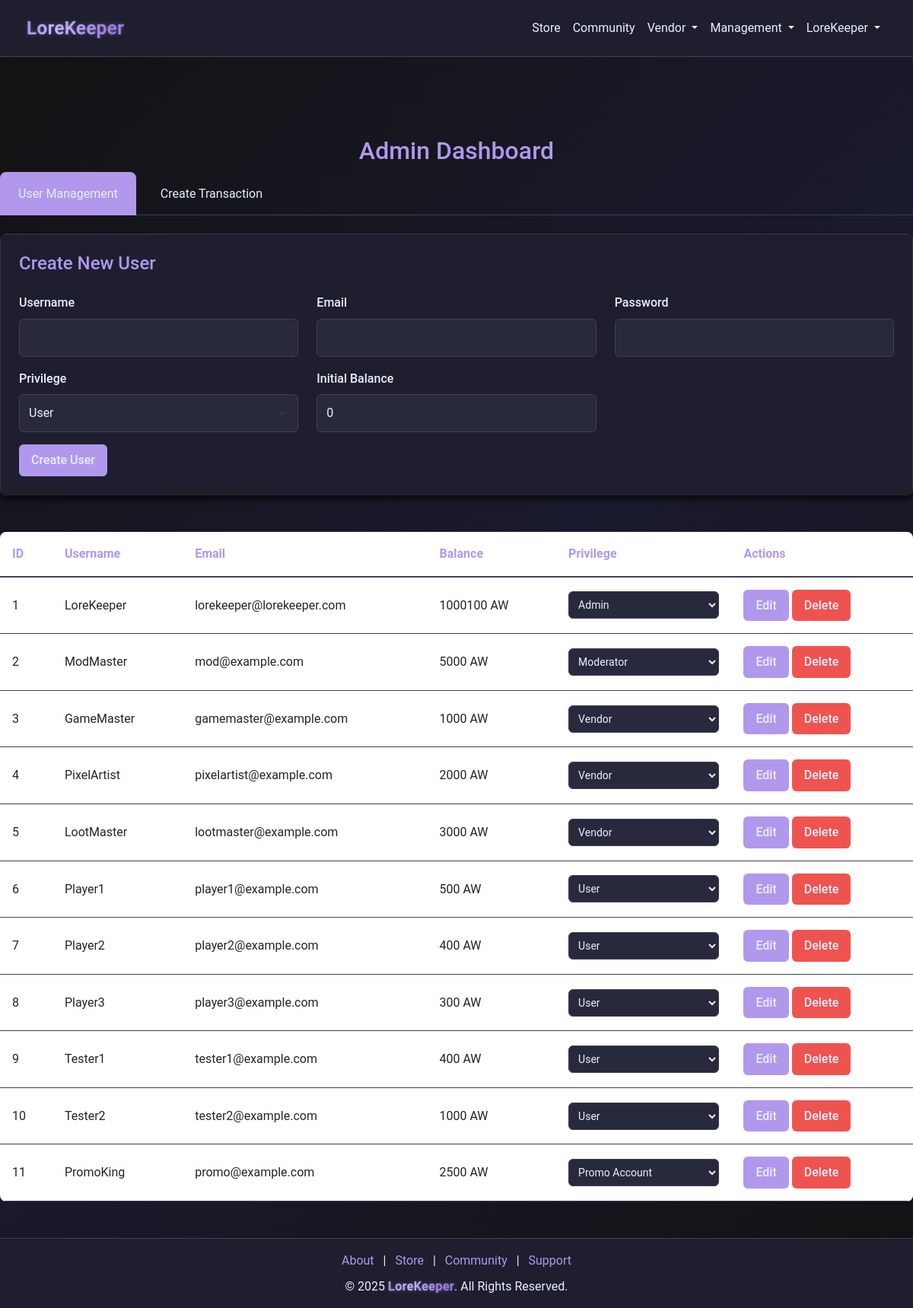
Page /admin/ (signed in) on the earlier database version.
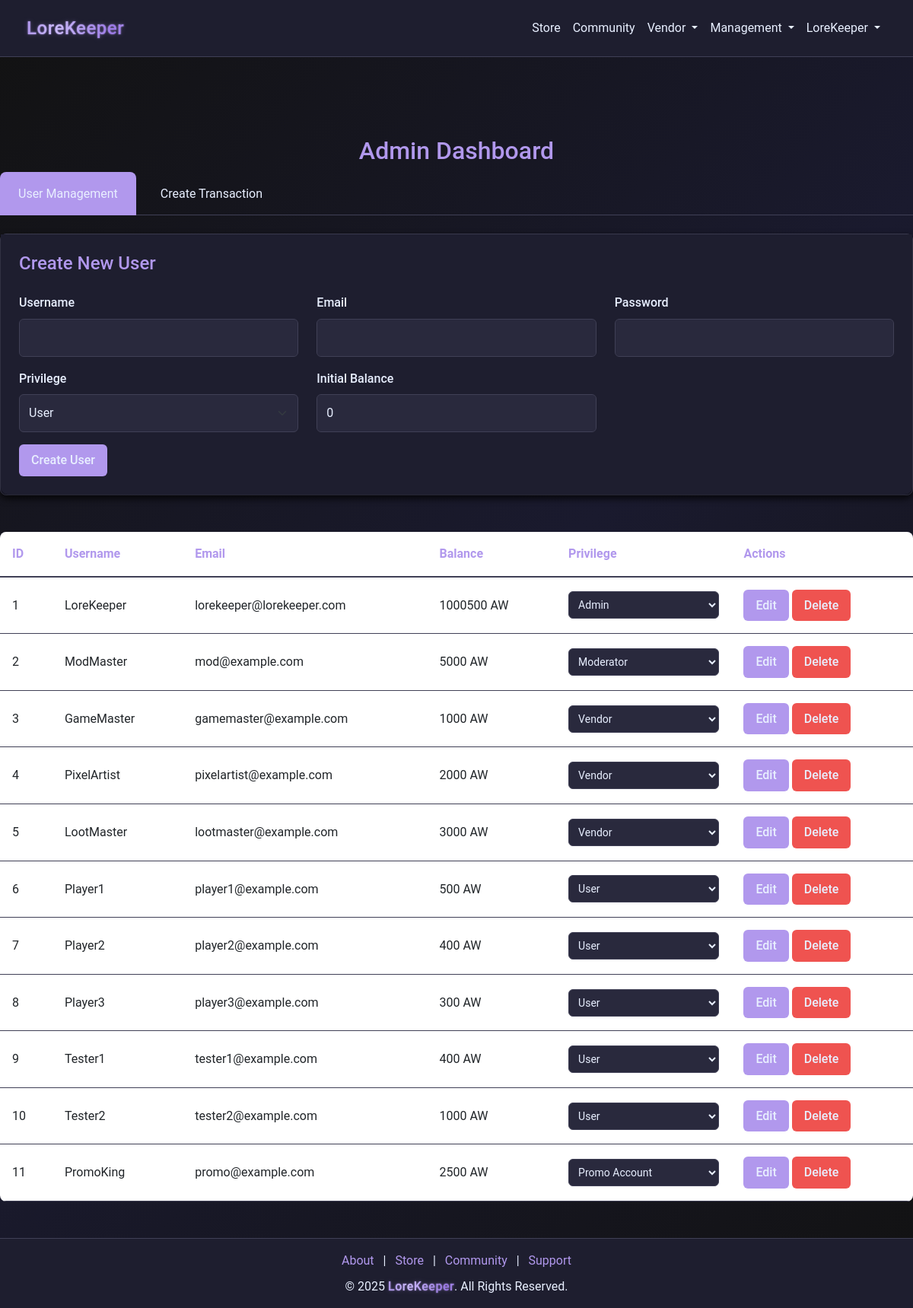
Same page on the later database version.
### models.py (models this page shows)
class User(db.Model):
    __tablename__ = "users"
    id = db.Column(db.Integer, primary_key=True)
    username = db.Column(db.String(64), nullable=False, index=True)
    email = db.Column(db.String(128), unique=True, nullable=False, index=True)
    password = db.Column(db.String(128), nullable=False)
    bio = db.Column(db.String(256), default="")
    privilege_id = db.Column(db.Integer, db.ForeignKey("privileges.id"), default=1)
    created_at = db.Column(db.DateTime, default=datetime.utcnow)
    status = db.Column(db.String(64), default="Active", index=True)
    balance = db.Column(db.Integer, default=0)
    pending_balance = db.Column(db.Integer, default=0)
    purchases = db.relationship(
        "Purchase", back_populates="user", lazy=True, cascade="all, delete-orphan"
    )
    subscriptions = db.relationship(
        "Subscription", back_populates="user", lazy=True, cascade="all, delete-orphan"
    )
    received_transactions = db.relationship(
        "Receipt", foreign_keys="Receipt.receiver_id", back_populates="receiver"
    )
    tickets = db.relationship("SupportTicket", back_populates="user")
    responses = db.relationship("SupportTicketResponse", back_populates="responder")
    balance_logs = db.relationship("TransactionLog", back_populates="user")
    game_states = db.relationship("GameState", back_populates="user")
    grindstone_items = db.relationship("GrindStoneItem", back_populates="user")
    community_posts = db.relationship("CommunityPost", back_populates="creator")
    community_replies = db.relationship("CommunityReply", back_populates="creator")

class Privilege(db.Model):
    __tablename__ = "privileges"
    id = db.Column(db.Integer, primary_key=True)
    name = db.Column(db.String(64), nullable=False, unique=True)
    description = db.Column(db.String(256))

### app.py (the view, shortened to what this page needs)
@app.route("/admin", methods=["GET", "POST"])
@app.route(
    "/admin/", methods=["GET", "POST"]
)  # Adding an alternate route with trailing slash
def admin_dashboard():
    if session.get("privilege_id") != 999:
        flash("Access denied! Admins only.", "danger")
        return redirect(url_for("home"))
    users = User.query.all()
    privileges = Privilege.query.all()
    return render_template("admin.html", users=users, privileges=privileges)

### app.py (called while the page is built)
@app.after_request
def add_header(response):
    response.headers["Cache-Control"] = "no-store"
    return response

@app.before_request
def before_request():
    try:
        if session.get("user_id"):
            session.permanent = True
        else:
            getCookie()
    except Exception:
        session.clear()

### templates/admin.html (shortened to what the changed rows need)
{% extends "nav_footer_template.html" %}
{% block content %}
<div class="container mt-5 admin-dashboard">
    <h2 class="text-center" style="color: var(--accent-color);">Admin Dashboard</h2>
    <div class="tab-content" id="adminTabContent">
        <div class="tab-pane fade show active" id="users" role="tabpanel">
            <div class="table-responsive">
                <table class="table admin-table">
                    <thead>
                        <tr>
                            <th>ID</th>
                            <th>Username</th>
                            <th>Email</th>
                            <th>Balance</th>
                            <th>Privilege</th>
                            <th>Actions</th>
                        </tr>
                    </thead>
                    <tbody>
                        {% for user in users %}
                        <tr>
                            <td>{{ user.id }}</td>
                            <td>{{ user.username }}</td>
                            <td>{{ user.email }}</td>
                            <td>{{ user.balance }} AW</td>
                            <td>
                                <select class="privilege-select" data-user-id="{{ user.id }}">
                                    {% for privilege in privileges %}
                                    <option value="{{ privilege.id }}" {% if privilege.id == user.privilege_id %}selected{% endif %}>
                                        {{ privilege.name }}
                                    </option>
                                    {% endfor %}
                                </select>
                            </td>
                            <td>
                                <button class="admin-btn admin-btn-primary edit-user" data-bs-toggle="modal"
                                        data-bs-target="#editUserModal" data-user-id="{{ user.id }}">
                                    Edit
                                </button>
                                <form method="POST" action="{{ url_for('delete_user', user_id=user.id) }}" class="d-inline">
                                    <button type="submit" class="admin-btn admin-btn-danger">Delete</button>
                                </form>
                            </td>
                        </tr>
                        {% endfor %}
                    </tbody>
                </table>
            </div>
        </div>
    </div>
</div>
{% endblock %}

Differences in the rows shown:
changed User "LoreKeeper": balance "1000100" → "1000500"
